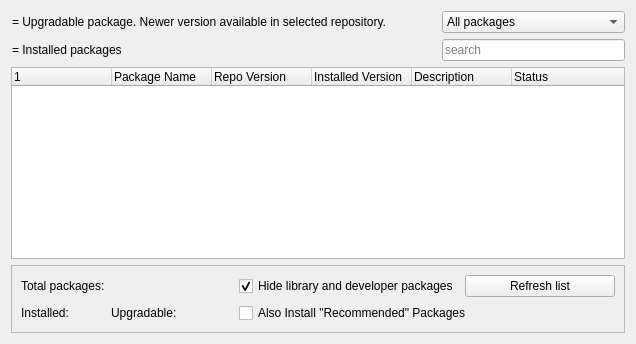
     <widget class="QWidget" name="tabBackports">
      <property name="sizePolicy">
       <sizepolicy hsizetype="Preferred" vsizetype="Expanding">
        <horstretch>0</horstretch>
        <verstretch>0</verstretch>
       </sizepolicy>
      </property>
      <attribute name="title">
       <string>Debian Backports</string>
      </attribute>
      <layout class="QGridLayout" name="gridLayout_4">
       <item row="0" column="0">
        <widget class="QPushButton" name="iconUpgradable_3">
         <property name="enabled">
          <bool>true</bool>
         </property>
         <property name="sizePolicy">
          <sizepolicy hsizetype="Preferred" vsizetype="Preferred">
           <horstretch>0</horstretch>
           <verstretch>0</verstretch>
          </sizepolicy>
         </property>
         <property name="styleSheet">
          <string notr="true">text-align: left</string>
         </property>
         <property name="text">
          <string>= Upgradable package. Newer version available in selected repository.</string>
         </property>
         <property name="icon">
          <iconset theme="package-installed-outdated"/>
         </property>
         <property name="autoDefault">
          <bool>false</bool>
         </property>
         <property name="flat">
          <bool>true</bool>
         </property>
        </widget>
       </item>
       <item row="0" column="1">
        <widget class="QPushButton" name="icon_3">
         <property name="enabled">
          <bool>true</bool>
         </property>
         <property name="sizePolicy">
          <sizepolicy hsizetype="Fixed" vsizetype="Fixed">
           <horstretch>0</horstretch>
           <verstretch>0</verstretch>
          </sizepolicy>
         </property>
         <property name="maximumSize">
          <size>
           <width>24</width>
           <height>16777215</height>
          </size>
         </property>
         <property name="text">
          <string/>
         </property>
         <property name="iconSize">
          <size>
           <width>16</width>
           <height>16</height>
          </size>
         </property>
         <property name="shortcut">
          <string notr="true"/>
         </property>
         <property name="autoDefault">
          <bool>false</bool>
         </property>
         <property name="flat">
          <bool>true</bool>
         </property>
        </widget>
       </item>
       <item row="3" column="0" colspan="5">
        <widget class="QFrame" name="frame_3">
         <property name="frameShape">
          <enum>QFrame::Shape::StyledPanel</enum>
         </property>
         <property name="frameShadow">
          <enum>QFrame::Shadow::Raised</enum>
         </property>
         <layout class="QHBoxLayout" name="horizontalLayout_2">
          <item>
           <layout class="QGridLayout" name="gridLayout_10">
            <item row="1" column="3" colspan="2">
             <widget class="QLabel" name="labelUpgradable_3">
              <property name="text">
               <string>Upgradable:</string>
              </property>
             </widget>
            </item>
            <item row="1" column="0">
             <widget class="QLabel" name="labelInstalled_3">
              <property name="text">
               <string>Installed:</string>
              </property>
             </widget>
            </item>
            <item row="1" column="5">
             <widget class="QLabel" name="labelNumUpgrBP">
              <property name="text">
               <string/>
              </property>
             </widget>
            </item>
            <item row="1" column="1">
             <widget class="QLabel" name="labelNumInstBP">
              <property name="text">
               <string/>
              </property>
             </widget>
            </item>
            <item row="0" column="0" colspan="3">
             <widget class="QLabel" name="labelTotalApps_3">
              <property name="text">
               <string>Total packages:</string>
              </property>
             </widget>
            </item>
            <item row="0" column="7">
             <widget class="QCheckBox" name="checkHideLibsBP">
              <property name="text">
               <string>Hide library and developer packages</string>
              </property>
              <property name="checked">
               <bool>true</bool>
              </property>
             </widget>
            </item>
            <item row="0" column="3">
             <widget class="QLabel" name="labelNumApps_3">
              <property name="text">
               <string/>
              </property>
             </widget>
            </item>
            <item row="1" column="2">
             <spacer name="horizontalSpacer_11">
              <property name="orientation">
               <enum>Qt::Orientation::Horizontal</enum>
              </property>
              <property name="sizeType">
               <enum>QSizePolicy::Policy::Preferred</enum>
              </property>
              <property name="sizeHint" stdset="0">
               <size>
                <width>17</width>
                <height>17</height>
               </size>
              </property>
             </spacer>
            </item>
            <item row="1" column="7" colspan="2">
             <widget class="QCheckBox" name="checkBoxInstallRecommendsMXBP">
              <property name="text">
               <string>Also Install &quot;Recommended&quot; Packages</string>
              </property>
             </widget>
            </item>
            <item row="0" column="8">
             <widget class="QPushButton" name="pushForceUpdateBP">
              <property name="minimumSize">
               <size>
                <width>150</width>
                <height>0</height>
               </size>
              </property>
              <property name="maximumSize">
               <size>
                <width>200</width>
                <height>16777215</height>
               </size>
              </property>
              <property name="text">
               <string>Refresh list</string>
              </property>
              <property name="icon">
               <iconset theme="reload"/>
              </property>
              <property name="autoDefault">
               <bool>false</bool>
              </property>
             </widget>
            </item>
            <item row="1" column="6">
             <spacer name="horizontalSpacer_12">
              <property name="orientation">
               <enum>Qt::Orientation::Horizontal</enum>
              </property>
              <property name="sizeHint" stdset="0">
               <size>
                <width>37</width>
                <height>17</height>
               </size>
              </property>
             </spacer>
            </item>
            <item row="0" column="4" colspan="3">
             <spacer name="horizontalSpacer_10">
              <property name="orientation">
               <enum>Qt::Orientation::Horizontal</enum>
              </property>
              <property name="sizeType">
               <enum>QSizePolicy::Policy::Preferred</enum>
              </property>
              <property name="sizeHint" stdset="0">
               <size>
                <width>17</width>
                <height>17</height>
               </size>
              </property>
             </spacer>
            </item>
           </layout>
          </item>
         </layout>
        </widget>
       </item>
       <item row="2" column="0" colspan="5">
        <widget class="QTreeWidget" name="treeBackports">
         <column>
          <property name="text">
           <string notr="true"/>
          </property>
         </column>
         <column>
          <property name="text">
           <string>Package Name</string>
          </property>
         </column>
         <column>
          <property name="text">
           <string>Repo Version</string>
          </property>
         </column>
         <column>
          <property name="text">
           <string>Installed Version</string>
          </property>
         </column>
         <column>
          <property name="text">
           <string>Description</string>
          </property>
         </column>
         <column>
          <property name="text">
           <string notr="true">Status</string>
          </property>
         </column>
        </widget>
       </item>
       <item row="1" column="4">
        <widget class="QLineEdit" name="searchBoxBP">
         <property name="minimumSize">
          <size>
           <width>150</width>
           <height>0</height>
          </size>
         </property>
         <property name="maximumSize">
          <size>
           <width>200</width>
           <height>16777215</height>
          </size>
         </property>
         <property name="placeholderText">
          <string>search</string>
         </property>
         <property name="clearButtonEnabled">
          <bool>true</bool>
         </property>
        </widget>
       </item>
       <item row="0" column="4">
        <widget class="QComboBox" name="comboFilterBP">
         <property name="enabled">
          <bool>true</bool>
         </property>
         <property name="minimumSize">
          <size>
           <width>150</width>
           <height>0</height>
          </size>
         </property>
         <property name="maximumSize">
          <size>
           <width>200</width>
           <height>16777215</height>
          </size>
         </property>
         <property name="font">
          <font>
           <kerning>true</kerning>
          </font>
         </property>
         <property name="toolTip">
          <string>&lt;html&gt;&lt;head/&gt;&lt;body&gt;&lt;p&gt;Filter packages according to their status.&lt;/p&gt;&lt;/body&gt;&lt;/html&gt;</string>
         </property>
         <property name="currentText">
          <string>All packages</string>
         </property>
         <item>
          <property name="text">
           <string>All packages</string>
          </property>
         </item>
         <item>
          <property name="text">
           <string>Installed</string>
          </property>
         </item>
         <item>
          <property name="text">
           <string>Upgradable</string>
          </property>
         </item>
         <item>
          <property name="text">
           <string>Not installed</string>
          </property>
         </item>
         <item>
          <property name="text">
           <string>Autoremovable</string>
          </property>
         </item>
        </widget>
       </item>
       <item row="1" column="0" colspan="4">
        <widget class="QPushButton" name="iconInstalledPackages_3">
         <property name="styleSheet">
          <string notr="true">text-align: left</string>
         </property>
         <property name="text">
          <string>= Installed packages</string>
         </property>
         <property name="icon">
          <iconset theme="package-installed-updated"/>
         </property>
         <property name="autoDefault">
          <bool>false</bool>
         </property>
         <property name="flat">
          <bool>true</bool>
         </property>
        </widget>
       </item>
      </layout>
     </widget>
